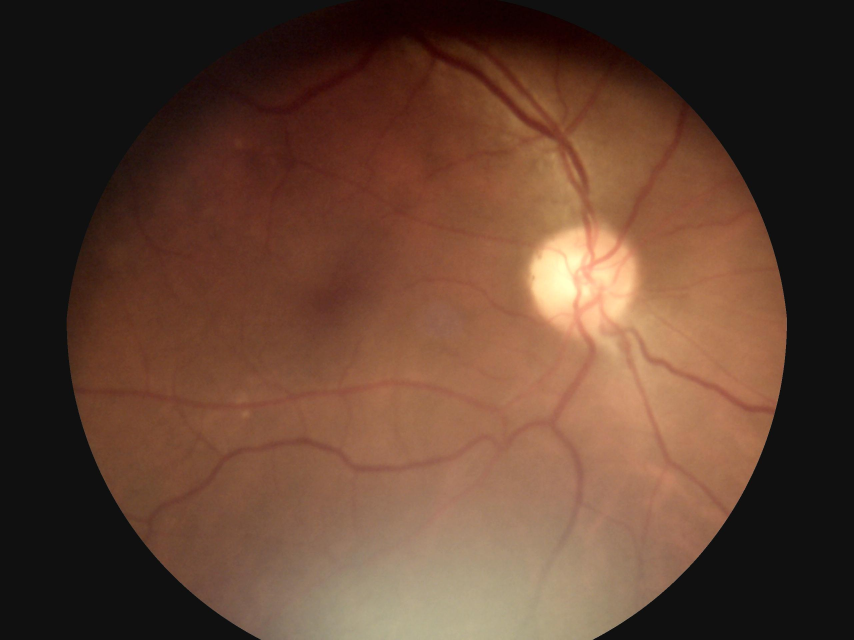
#> input picture ai/artifacts/preprocess_debug/01_original.jpg, 2560 x 1920 px (shown at 1/3 size)
$ python -i anatomy.py   (imports and definitions only)
#> lines starting #> are read from the running program, lines starting #| are printed output that depends on the picture; after the words box and inside, x2 and y2 are one past the last pixel; in counts of white or black regions, pixels touching at a corner belong together
"""Lightweight optic-disc (OD) and fovea localization for fundus images.

First-cut, training-free detector for Problem 3 (anatomy-aware lesion evidence):
- OD: brightest blurred region on the red channel within the retina mask. The OD
  is the brightest large structure; bright lesions (hard exudates) are the main
  failure mode, hence confidence is reported for a geometric-center fallback.
- Fovea: darkest blurred region ~2.5 OD-diameters temporal to the OD (toward the
  retina centre), searched on the green channel.

Coordinates are returned in the input image's pixel space. Detection runs on a
downscaled copy (max dim `work_max_dim`) for speed and is scaled back.
"""

from __future__ import annotations

from dataclasses import dataclass

import cv2
import numpy as np


@dataclass(slots=True)
class AnatomyLandmarks:
    od_xy: tuple[float, float]
    od_confidence: float
    od_diameter: float
    fovea_xy: tuple[float, float]
    fovea_confidence: float
    image_size: tuple[int, int]  # (width, height)


def _retina_mask(rgb: np.ndarray) -> np.ndarray:
    gray = cv2.cvtColor(rgb, cv2.COLOR_RGB2GRAY)
    _, thresholded = cv2.threshold(gray, 8, 255, cv2.THRESH_BINARY)
    num_labels, labels, stats, _ = cv2.connectedComponentsWithStats(thresholded)
    if num_labels <= 1:
        return np.ones(gray.shape, dtype=bool)
    largest = 1 + int(np.argmax(stats[1:, cv2.CC_STAT_AREA]))
    return labels == largest


def _as_rgb(image: object) -> np.ndarray:
    if hasattr(image, "convert"):
        return np.asarray(image.convert("RGB"))
    arr = np.asarray(image)
    if arr.ndim == 2:
        arr = np.stack([arr] * 3, axis=-1)
    return arr[..., :3]


def locate_od_fovea(image: object, *, work_max_dim: int = 1024) -> AnatomyLandmarks:
    rgb_full = _as_rgb(image)
    h0, w0 = rgb_full.shape[:2]
    scale = min(1.0, float(work_max_dim) / float(max(h0, w0)))
    if scale < 1.0:
        rgb = cv2.resize(rgb_full, (max(1, int(w0 * scale)), max(1, int(h0 * scale))), interpolation=cv2.INTER_AREA)
    else:
        rgb = rgb_full
    h, w = rgb.shape[:2]
    mask = _retina_mask(rgb)

    cols = np.where(mask.any(axis=0))[0]
    retina_w = float(cols.max() - cols.min() + 1) if cols.size else float(w)
    od_diameter = max(8.0, 0.10 * retina_w)
    sigma = od_diameter / 3.0

    # OD(시신경 유두): 망막 내부에서 적색 채널이 가장 밝은 영역. 흐림 처리 후 argmax.
    # confidence는 밝기가 망막 평균 대비 몇 표준편차 위인지(밝은 병변과 헷갈릴 때 낮아짐).
    red = cv2.GaussianBlur(rgb[..., 0].astype(np.float32), (0, 0), sigma)
    red_masked = np.where(mask, red, -1.0)
    od_y, od_x = np.unravel_index(int(np.argmax(red_masked)), red_masked.shape)
    ref = red[mask]
    od_confidence = float((red[od_y, od_x] - ref.mean()) / (ref.std() + 1e-6))

    # Fovea(중심와): OD에서 약 2.5 OD지름만큼 '귀쪽(temporal)'으로 떨어진 가장 어두운 영역.
    # OD는 코쪽(nasal)에 있으므로, OD가 영상 중앙보다 오른쪽이면 fovea는 왼쪽(=중앙 방향).
    centre_x = w / 2.0
    temporal_sign = -1.0 if od_x > centre_x else 1.0  # OD is nasal; fovea toward centre.
    fx0 = od_x + temporal_sign * 2.5 * od_diameter
    fy0 = float(od_y)
    green = cv2.GaussianBlur(rgb[..., 1].astype(np.float32), (0, 0), sigma)
    yy, xx = np.ogrid[:h, :w]
    window = 2.0 * od_diameter
    search = mask & (np.abs(xx - fx0) <= window) & (np.abs(yy - fy0) <= window)
    if search.any():
        cand = np.where(search, green, np.inf)
        fov_y, fov_x = np.unravel_index(int(np.argmin(cand)), cand.shape)
        ref_g = green[search]
        fovea_confidence = float((ref_g.mean() - green[fov_y, fov_x]) / (ref_g.std() + 1e-6))
    else:
        fov_x, fov_y, fovea_confidence = fx0, fy0, 0.0

    inv = 1.0 / scale
    return AnatomyLandmarks(
        od_xy=(float(od_x) * inv, float(od_y) * inv),
        od_confidence=od_confidence,
        od_diameter=od_diameter * inv,
        fovea_xy=(float(fov_x) * inv, float(fov_y) * inv),
        fovea_confidence=fovea_confidence,
        image_size=(w0, h0),
    )

>>> import cv2
>>> picture = cv2.cvtColor(cv2.imread('../../artifacts/preprocess_debug/01_original.jpg'), cv2.COLOR_BGR2RGB)
>>> result = locate_od_fovea(picture)
#> in _retina_mask, `_, thresholded = cv2.threshold(gray, 8, 255, cv2.THRESH_BINARY)`:
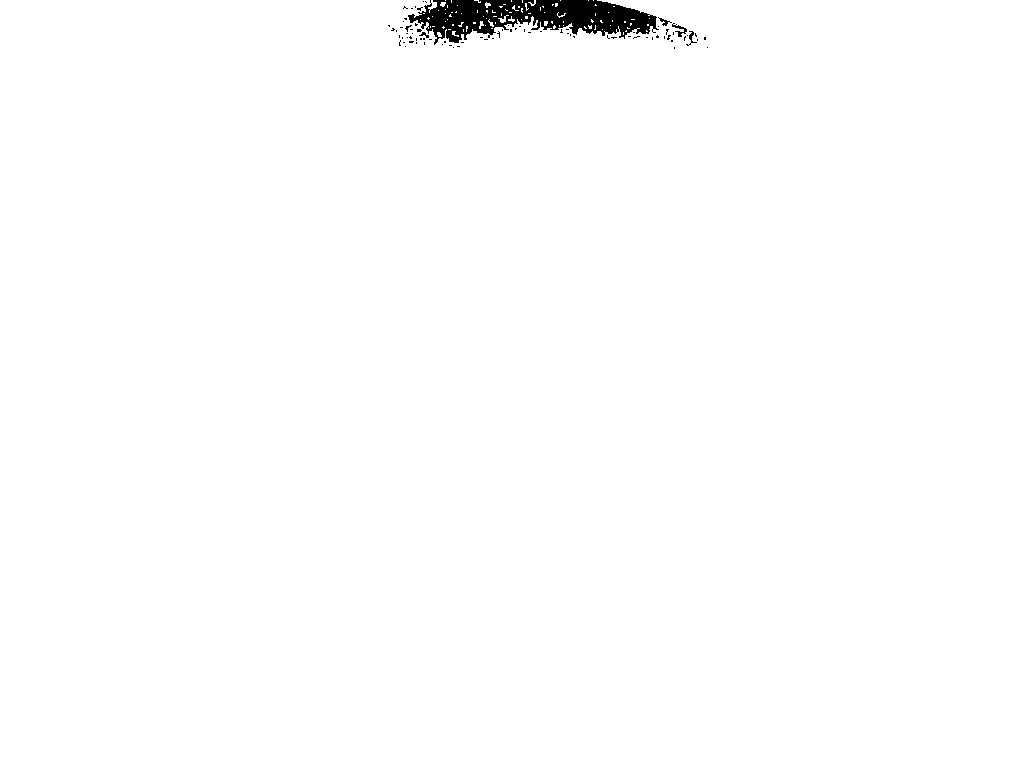
#> thresholded: shape (768, 1024); 99.1% white; 81 black regions (76 under 20 px), largest, box (x1, y1, x2, y2) and area: (408, 0, 659, 45) 6260, (672, 23, 687, 37) 72, (686, 31, 697, 46) 44, (658, 17, 672, 26) 41, (419, 32, 429, 38) 26
#> in _retina_mask, `num_labels, labels, stats, _ = cv2.connectedComponentsWithStats(thresh..`:
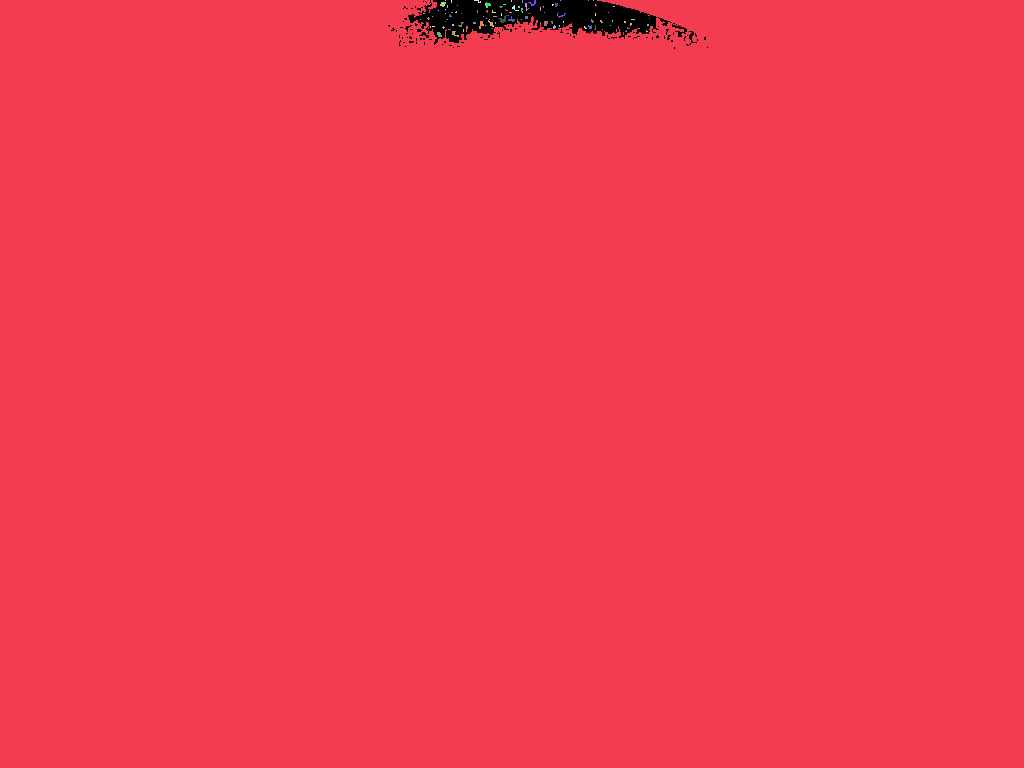
#> labels: shape (768, 1024) int32; 97 distinct labels, from 0 to 96; one colour per label, 0 black
#> in _retina_mask, `num_labels, labels, stats, _ = cv2.connectedComponentsWithStats(thresh..`: num_labels = 97; stats = 97 rows, first 6: [388, 0, 320, 49, 6741], [0, 0, 1024, 768, 779140], [445, 0, 1, 1, 1], [451, 0, 1, 3, 3], [474, 0, 7, 3, 10], [511, 0, 1, 2, 2]
#> in _retina_mask, `largest = 1 + int(np.argmax(stats[1:, cv2.CC_STAT_AREA]))`: largest = 1
#> in _retina_mask, `return labels == largest`:
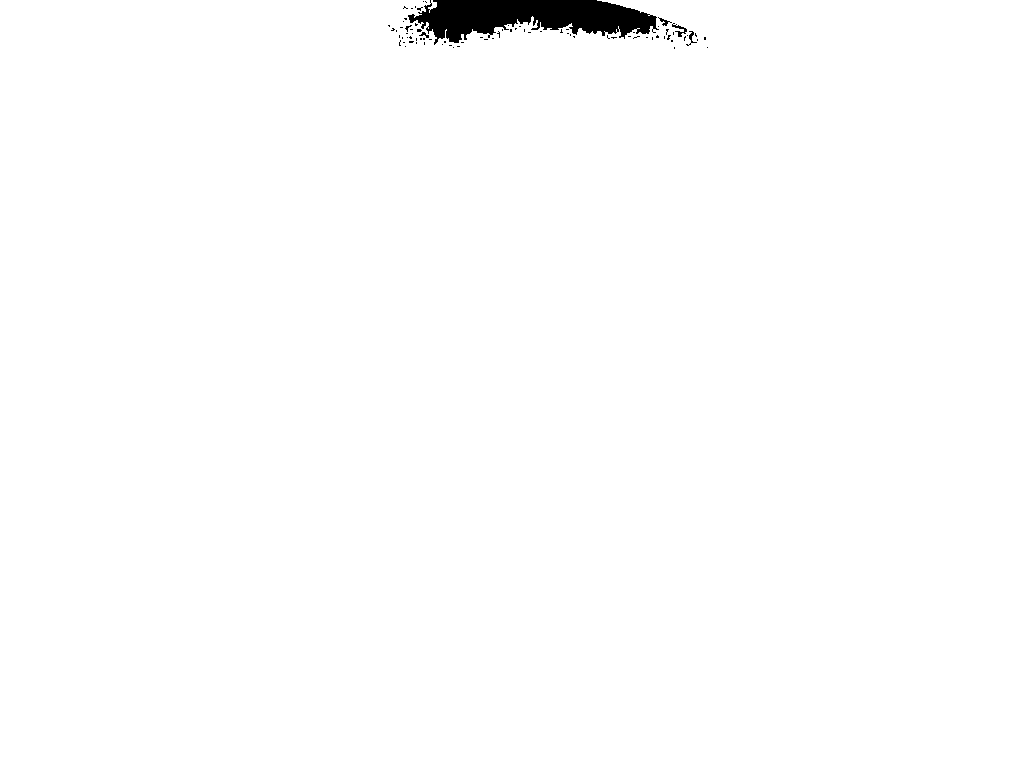
#> returned value: shape (768, 1024) bool; 99.1% white; 81 black regions (76 under 20 px), largest, box (x1, y1, x2, y2) and area: (408, 0, 659, 45) 6811, (672, 23, 687, 37) 72, (686, 31, 697, 46) 44, (658, 17, 672, 26) 41, (419, 32, 429, 38) 26
#> in locate_od_fovea, `cols = np.where(mask.any(axis=0))[0]`: cols = 1024 values from 0 to 1023
#> in locate_od_fovea, `retina_w = float(cols.max() - cols.min() + 1) if cols.size else float(w)`: retina_w = 1024
#> in locate_od_fovea, `od_diameter = max(8.0, 0.10 * retina_w)`: od_diameter = 102.4
#> in locate_od_fovea, `sigma = od_diameter / 3.0`: sigma = 34.13
#> in locate_od_fovea, `red = cv2.GaussianBlur(rgb[..., 0].astype(np.float32), (0, 0), sigma)`:
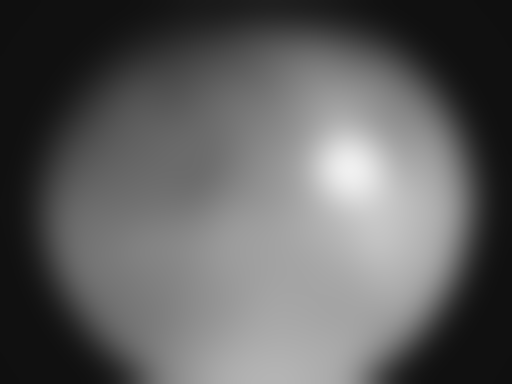
#> red: shape (768, 1024) float32 (shown at 1/2 size); min 16, max 240.3, mean 95.6
#> in locate_od_fovea, `od_y, od_x = np.unravel_index(int(np.argmax(red_masked)), red_masked.s..`: od_y = 341; od_x = 701
#> in locate_od_fovea, `od_confidence = float((red[od_y, od_x] - ref.mean()) / (ref.std() + 1e..`: od_confidence = 2.36
#> in locate_od_fovea, `temporal_sign = -1.0 if od_x > centre_x else 1.0`: temporal_sign = -1
#> in locate_od_fovea, `fx0 = od_x + temporal_sign * 2.5 * od_diameter`: fx0 = 445
#> in locate_od_fovea, `fy0 = float(od_y)`: fy0 = 341
#> in locate_od_fovea, `green = cv2.GaussianBlur(rgb[..., 1].astype(np.float32), (0, 0), sigma)`:
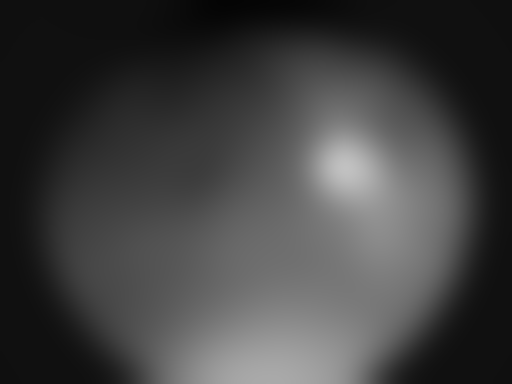
#> green: shape (768, 1024) float32 (shown at 1/2 size); min 4.51, max 193.4, mean 65.2
#> in locate_od_fovea, `window = 2.0 * od_diameter`: window = 204.8
#> in locate_od_fovea, `cand = np.where(search, green, np.inf)`:
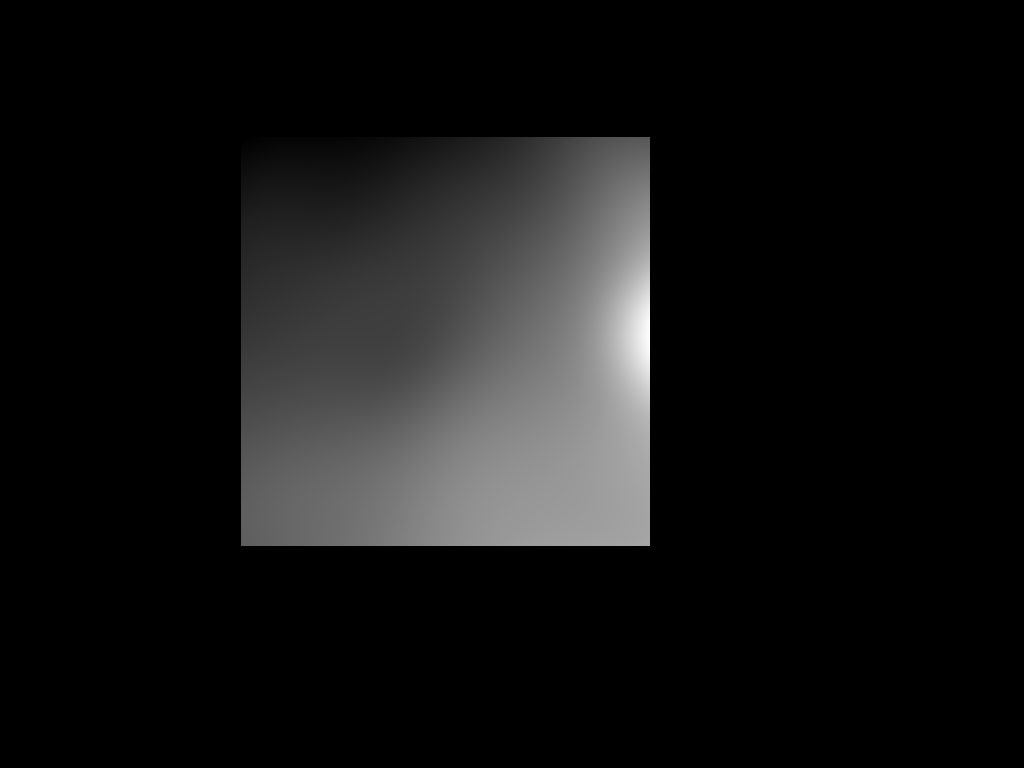
#> cand: shape (768, 1024) float32; 78.73% of the values are NaN or infinite; the others: min 23.38, max 168.2, mean 77.39; drawn with min black, max white, NaN and infinite black
#> in locate_od_fovea, `fov_y, fov_x = np.unravel_index(int(np.argmin(cand)), cand.shape)`: fov_y = 137; fov_x = 241
#> in locate_od_fovea, `fovea_confidence = float((ref_g.mean() - green[fov_y, fov_x]) / (ref_g..`: fovea_confidence = 2.07
